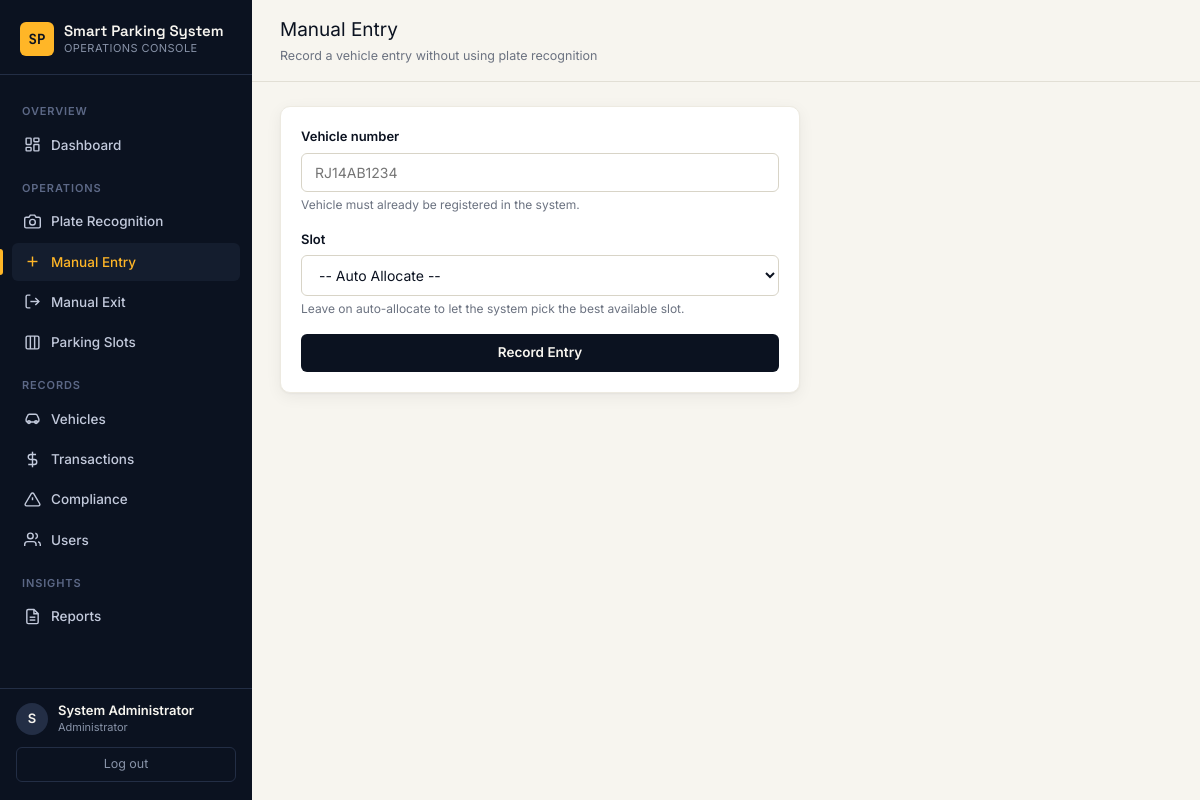
Page /ocr/manual-entry (signed in) on the committed database.
### models/user.py (models this page shows, shortened)
class User(UserMixin, db.Model):
    __tablename__ = "users"
    id = db.Column(db.Integer, primary_key=True)
    full_name = db.Column(db.String(120), nullable=False)
    email = db.Column(db.String(150), unique=True, nullable=False, index=True)
    phone = db.Column(db.String(20), nullable=True)
    password_hash = db.Column(db.String(255), nullable=False)
    role = db.Column(db.String(20), nullable=False, default="user")  # 'admin' | 'user'
    is_active_account = db.Column(db.Boolean, default=True)
    created_at = db.Column(db.DateTime, default=datetime.utcnow)
    vehicles = db.relationship(
        "Vehicle", backref="owner", lazy=True, cascade="all, delete-orphan"
    )
    notifications = db.relationship(
        "Notification", backref="user", lazy=True, cascade="all, delete-orphan"
    )
    reservations = db.relationship(
        "Reservation", backref="user", lazy=True, cascade="all, delete-orphan"
    )
    @property
    def is_admin(self) -> bool:
        return self.role == "admin"

### routes/ocr_routes.py (the view, shortened to what this page needs)
@ocr_bp.route("/manual-entry", methods=["GET", "POST"])
@login_required
@admin_required
def manual_entry():
    form = ManualEntryForm()
    available_slots = slot_service.get_available_slots()
    form.slot_id.choices = [(0, "-- Auto Allocate --")] + [
        (s.id, f"{s.slot_code} ({s.zone})") for s in available_slots
    ]
    return render_template("ocr/manual_entry.html", form=form)

### forms.py
class ManualEntryForm(FlaskForm):
    vehicle_number = StringField("Vehicle Number", validators=[DataRequired(), Length(max=20)])
    slot_id = SelectField("Slot (leave blank for auto-allocate)", coerce=int, validators=[Optional()])
    submit = SubmitField("Record Entry")

### services/slot_service.py (called while the page is built)
def get_available_slots(slot_type: str = None):
    query = ParkingSlot.query.filter_by(status=SLOT_STATUS_AVAILABLE)
    if slot_type:
        query = query.filter_by(slot_type=slot_type)
    return query.order_by(ParkingSlot.slot_code).all()

### templates/ocr/manual_entry.html (shortened to what this page needs)
{% extends "base.html" %}
{% block page_title %}Manual Entry{% endblock %}
{% block page_sub %}<div class="topbar-sub">Record a vehicle entry without using plate recognition</div>{% endblock %}
{% block content %}
<div class="card card-pad" style="max-width:520px;">
  <form method="POST" novalidate>
    <div class="form-group">
      <label class="form-label" for="{{ form.vehicle_number.id }}">Vehicle number</label>
      {{ form.vehicle_number(class="form-control mono", placeholder="RJ14AB1234", autocomplete="off") }}
      <div class="form-help">Vehicle must already be registered in the system.</div>
    </div>
    <div class="form-group">
      <label class="form-label" for="{{ form.slot_id.id }}">Slot</label>
      {{ form.slot_id(class="form-control") }}
      <div class="form-help">Leave on auto-allocate to let the system pick the best available slot.</div>
    </div>
    {{ form.submit(class="btn btn-primary btn-block") }}
  </form>
</div>
{% endblock %}

### templates/base.html (shortened to what this page needs)
<!DOCTYPE html>
<html lang="en">
<head>
  <link rel="stylesheet" href="{{ url_for('static', filename='css/style.css') }}">
</head>
<body>
  <div class="app-shell">
    <aside class="sidebar">
      <div class="sidebar-brand">
        <div class="brand-mark">SP</div>
        <div class="brand-text">{{ app_name }}<small>Operations Console</small></div>
      </div>
      <nav class="sidebar-nav">
        {% if current_user.is_authenticated and current_user.is_admin %}
          <div class="nav-section-label">Overview</div>
          <a href="{{ url_for('admin.dashboard') }}" class="nav-link {{ 'active' if request.endpoint == 'admin.dashboard' }}">
            <svg viewBox="0 0 24 24" fill="none" stroke="currentColor" stroke-width="2"><rect x="3" y="3" width="7" height="9" rx="1"/><rect x="14" y="3" width="7" height="5" rx="1"/><rect x="14" y="12" width="7" height="9" rx="1"/><rect x="3" y="16" width="7" height="5" rx="1"/></svg>
            Dashboard
          </a>
          <div class="nav-section-label">Operations</div>
          <a href="{{ url_for('ocr.upload') }}" class="nav-link {{ 'active' if request.endpoint == 'ocr.upload' }}">
            <svg viewBox="0 0 24 24" fill="none" stroke="currentColor" stroke-width="2"><path d="M23 19a2 2 0 0 1-2 2H3a2 2 0 0 1-2-2V8a2 2 0 0 1 2-2h4l2-3h6l2 3h4a2 2 0 0 1 2 2z"/><circle cx="12" cy="13" r="4"/></svg>
            Plate Recognition
          </a>
          <a href="{{ url_for('ocr.manual_entry') }}" class="nav-link {{ 'active' if request.endpoint == 'ocr.manual_entry' }}">
            <svg viewBox="0 0 24 24" fill="none" stroke="currentColor" stroke-width="2"><line x1="12" y1="5" x2="12" y2="19"/><line x1="5" y1="12" x2="19" y2="12"/></svg>
            Manual Entry
          </a>
          <a href="{{ url_for('ocr.manual_exit') }}" class="nav-link {{ 'active' if request.endpoint == 'ocr.manual_exit' }}">
            <svg viewBox="0 0 24 24" fill="none" stroke="currentColor" stroke-width="2"><path d="M9 21H5a2 2 0 0 1-2-2V5a2 2 0 0 1 2-2h4"/><polyline points="16 17 21 12 16 7"/><line x1="21" y1="12" x2="9" y2="12"/></svg>
            Manual Exit
          </a>
          <a href="{{ url_for('admin.manage_slots') }}" class="nav-link {{ 'active' if request.endpoint == 'admin.manage_slots' }}">
            <svg viewBox="0 0 24 24" fill="none" stroke="currentColor" stroke-width="2"><rect x="3" y="3" width="18" height="18" rx="2"/><line x1="9" y1="3" x2="9" y2="21"/><line x1="15" y1="3" x2="15" y2="21"/></svg>
            Parking Slots
          </a>
          <div class="nav-section-label">Records</div>
          <a href="{{ url_for('admin.manage_vehicles') }}" class="nav-link {{ 'active' if request.endpoint in ['admin.manage_vehicles','admin.vehicle_detail','admin.edit_vehicle'] }}">
            <svg viewBox="0 0 24 24" fill="none" stroke="currentColor" stroke-width="2"><path d="M5 17h14M5 17a2 2 0 0 1-2-2v-2a2 2 0 0 1 .4-1.2L5 8a3 3 0 0 1 3-2h8a3 3 0 0 1 3 2l1.6 3.8A2 2 0 0 1 21 13v2a2 2 0 0 1-2 2"/><circle cx="7" cy="17" r="2"/><circle cx="17" cy="17" r="2"/></svg>
            Vehicles
          </a>
          <a href="{{ url_for('admin.view_transactions') }}" class="nav-link {{ 'active' if request.endpoint == 'admin.view_transactions' }}">
            <svg viewBox="0 0 24 24" fill="none" stroke="currentColor" stroke-width="2"><line x1="12" y1="1" x2="12" y2="23"/><path d="M17 5H9.5a3.5 3.5 0 0 0 0 7h5a3.5 3.5 0 0 1 0 7H6"/></svg>
            Transactions
          </a>
          <a href="{{ url_for('admin.compliance_violations') }}" class="nav-link {{ 'active' if request.endpoint == 'admin.compliance_violations' }}">
            <svg viewBox="0 0 24 24" fill="none" stroke="currentColor" stroke-width="2"><path d="M10.29 3.86L1.82 18a2 2 0 0 0 1.71 3h16.94a2 2 0 0 0 1.71-3L13.71 3.86a2 2 0 0 0-3.42 0z"/><line x1="12" y1="9" x2="12" y2="13"/><line x1="12" y1="17" x2="12.01" y2="17"/></svg>
            Compliance
          </a>
          <a href="{{ url_for('admin.manage_users') }}" class="nav-link {{ 'active' if request.endpoint == 'admin.manage_users' }}">
            <svg viewBox="0 0 24 24" fill="none" stroke="currentColor" stroke-width="2"><path d="M17 21v-2a4 4 0 0 0-4-4H5a4 4 0 0 0-4 4v2"/><circle cx="9" cy="7" r="4"/><path d="M23 21v-2a4 4 0 0 0-3-3.87"/><path d="M16 3.13a4 4 0 0 1 0 7.75"/></svg>
            Users
          </a>
          <div class="nav-section-label">Insights</div>
          <a href="{{ url_for('admin.reports_home') }}" class="nav-link {{ 'active' if request.endpoint and request.endpoint.startswith('admin.reports') or request.endpoint == 'admin.generate_report' }}">
            <svg viewBox="0 0 24 24" fill="none" stroke="currentColor" stroke-width="2"><path d="M14 2H6a2 2 0 0 0-2 2v16a2 2 0 0 0 2 2h12a2 2 0 0 0 2-2V8z"/><polyline points="14 2 14 8 20 8"/><line x1="16" y1="13" x2="8" y2="13"/><line x1="16" y1="17" x2="8" y2="17"/></svg>
            Reports
          </a>
        {% endif %}
      </nav>
      {% if current_user.is_authenticated %}
      <div class="sidebar-foot">
        <div class="sidebar-user">
          <div class="sidebar-user-avatar">{{ current_user.full_name[0]|upper }}</div>
          <div>
            <div class="sidebar-user-name">{{ current_user.full_name }}</div>
            <div class="sidebar-user-role">{{ 'Administrator' if current_user.is_admin else 'Vehicle Owner' }}</div>
          </div>
        </div>
        <a href="{{ url_for('auth.logout') }}" class="sidebar-logout">Log out</a>
      </div>
      {% endif %}
    </aside>
    <div class="main">
      <header class="topbar">
        <div class="flex-gap">
          <div>
            <div class="topbar-title">{% block page_title %}{% endblock %}</div>
            {% block page_sub %}{% endblock %}
          </div>
        </div>
      </header>
      <main class="content">
        {% block content %}{% endblock %}
      </main>
    </div>
  </div>
</body>
</html>

### rows in the picture
User: full_name "S", full_name "System Administrator", role "Administrator"

### other values in the picture
{{ app_name }} "Smart Parking System"
